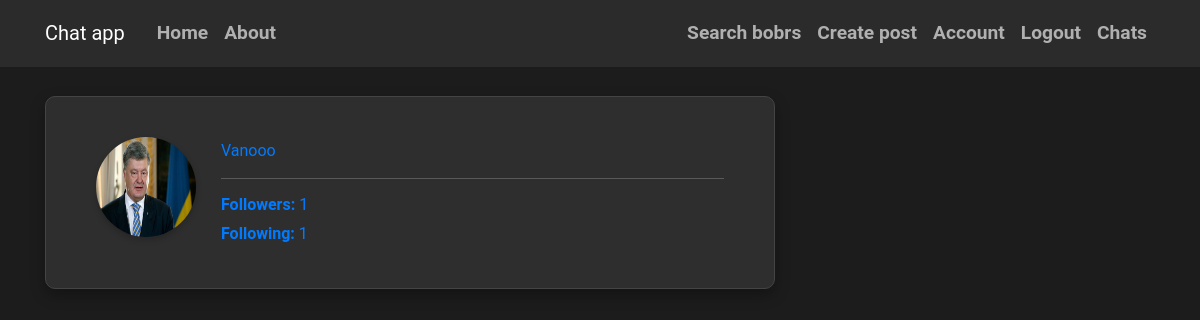
The page /followed/andrejnester (signed in) on the database as committed earlier.
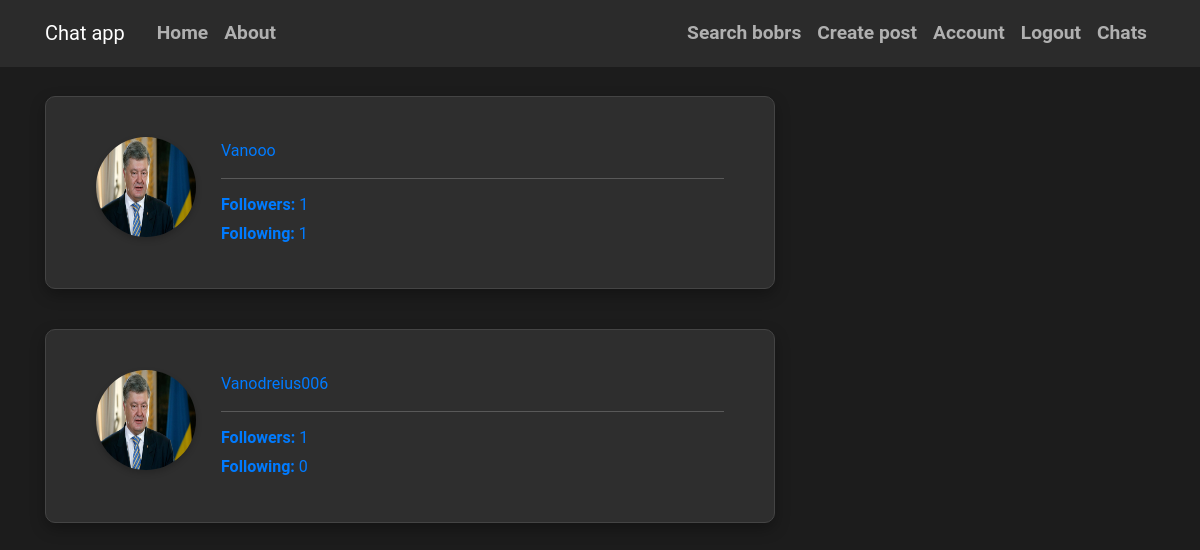
The same page on the database as committed later.
### flaskblog/models.py (models this page shows, shortened)
class User(db.Model, UserMixin):
    id = db.Column(db.Integer, primary_key=True)
    username = db.Column(db.String(20), unique=True, nullable=False)
    email = db.Column(db.String(120), unique=True, nullable=False)
    image_file = db.Column(db.String(20), nullable=False, default='default.jpg')
    password = db.Column(db.String(60), nullable=False)
    posts = db.relationship('Post', backref='author', lazy=True)
    followed = db.relationship('Follow', foreign_keys='Follow.follower_id',
                               back_populates='follower', lazy='dynamic',
                               cascade='all, delete-orphan')
    followers = db.relationship('Follow', foreign_keys='Follow.followed_id',
                                back_populates='followed', lazy='dynamic',
                                cascade='all, delete-orphan')
    sent_messages = db.relationship('Message', foreign_keys='Message.sender_id',
                                    back_populates='sender', lazy=True)
    received_messages = db.relationship('Message', foreign_keys='Message.recipient_id',
                                        back_populates='recipient', lazy=True)
    groups=db.relationship('Group', secondary='user_groups', back_populates='members')

### flaskblog/routes.py (the view)
@app.route("/followed/<username>")
@login_required
def followed(username):
    user = User.query.filter_by(username=username).first_or_404()
    users = [f.followed for f in user.followed.all()]
    return render_template('user_list.html', users=users, user=user)

### flaskblog/models.py (called while the page is built)
@login_manager.user_loader
def load_user(user_id):
    return User.query.get(int(user_id))

### flaskblog/templates/user_list.html
{% extends "base.html" %}
{% block content %}
{% for user in users %}
    <article class="media content-section">
        <img class="rounded-circle article-img" src="{{ url_for('static', filename='pictures/' + user.image_file) }}" alt="">
        <div class="media-body">
            <div class="article-metadata">
                <a class="mr-2" href="{{ url_for('user_info', username=user.username) }}">{{ user.username }}</a>
            </div>
            <a href="{{ url_for('followers',username=user.username) }}"><strong>Followers:</strong> {{ user.followers.count() }}</a><br>
                <a href="{{ url_for('followed',username=user.username) }}"><strong>Following:</strong> {{ user.followed.count() }}</a>
        </div>
    </article>
{% endfor %}
{% endblock %}

### flaskblog/templates/base.html (shortened to what this page needs)
<!DOCTYPE html>
<html lang="en">
<head>
    <link rel="stylesheet" href="https://cdn.jsdelivr.net/npm/bootstrap@4.0.0/dist/css/bootstrap.min.css">
    <link rel="stylesheet" href="{{ url_for('static', filename='main.css') }}">
  </head>
<body>
<header class="site-header">
    <nav class="navbar navbar-expand-md navbar-dark bg-steel fixed-top">
        <div class="container">
            <a class="navbar-brand mr-4" href="/">Chat app</a>
            <div class="collapse navbar-collapse" id="navbarToggle">
                <div class="navbar-nav mr-auto">
                    <a class="nav-item nav-link" href="{{ url_for('home') }}">Home</a>
                    <a class="nav-item nav-link" href="{{ url_for('about') }}">About</a>
                </div>
                <div class="navbar-nav">
                    {% if current_user.is_authenticated %}
                        <a class="nav-item nav-link" href="{{ url_for('search') }}">Search bobrs</a>
                        <a class="nav-item nav-link" href="{{ url_for('create_post') }}">Create post</a>
                        <a class="nav-item nav-link" href="{{ url_for('account') }}">Account</a>
                        <a class="nav-item nav-link" href="{{ url_for('logout') }}">Logout</a>
                        <a class="nav-item nav-link" href="{{ url_for('chats',username=current_user.username) }}">Chats</a>
                    {% else %}
                        <a class="nav-item nav-link" href="{{ url_for('login') }}">Login</a>
                        <a class="nav-item nav-link" href="{{ url_for('register') }}">Register</a>
                    {% endif %}
                </div>
            </div>
        </div>
    </nav>
</header>
<main role="main" class="container">
    <div class="row">
        <div class="col-md-8">
            {% block content %}{% endblock %}
        </div>
        <div class="col-md-4">
        </div>
    </div>
</main>
</body>
</html>

### flaskblog/static/main.css (style rules this page uses)
body { background: #1c1c1c; color: #f8f8f8; margin-top: 6rem; font-family: 'Roboto', sans-serif; line-height: 1.8; }
.bg-steel { background-color: #2b2b2b; }
.site-header .navbar-nav .nav-link { color: #b0b0b0; font-weight: 600; font-size: 1.2rem; transition: color 0.3s ease; }
.content-section { background: #2e2e2e; padding: 40px 50px; border: 1px solid #444444; border-radius: 10px; box-shadow: 0 6px 15px rgba(0, 0, 0, 0.3); margin-bottom: 40px; }
.article-img { height: 100px; width: 100px; margin-right: 25px; border-radius: 50%; box-shadow: 0 3px 6px rgba(0, 0, 0, 0.2); }
.article-metadata { padding-bottom: 12px; margin-bottom: 12px; border-bottom: 1px solid #595959; font-size: 1rem; color: #a0a0a0; }

Rows that differ between the two databases and show on the page:
added User: image_file (placeholder picture), username "Vanodreius006", followers.count "1", followed.count "0"
